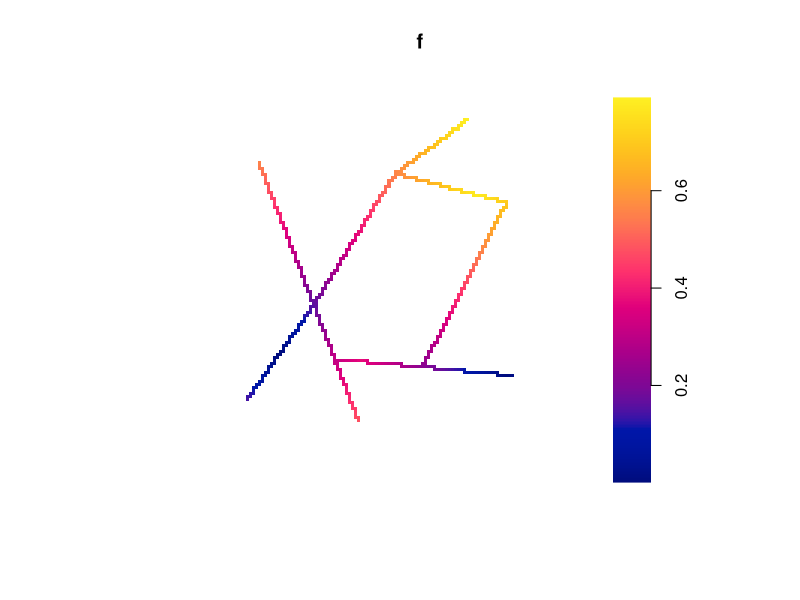

Generate this figure with R:
library(spatstat)


### Name: distfun.lpp
### Title: Distance Map on Linear Network
### Aliases: distfun.lpp
### Keywords: spatial math

### ** Examples

   data(letterR)
   X <- runiflpp(3, simplenet)
   f <- distfun(X)
   f
   plot(f)

   # using a distfun as a covariate in a point process model:
   Y <- runiflpp(4, simplenet)
   fit <- lppm(Y ~D, covariates=list(D=f))

   f(Y)
